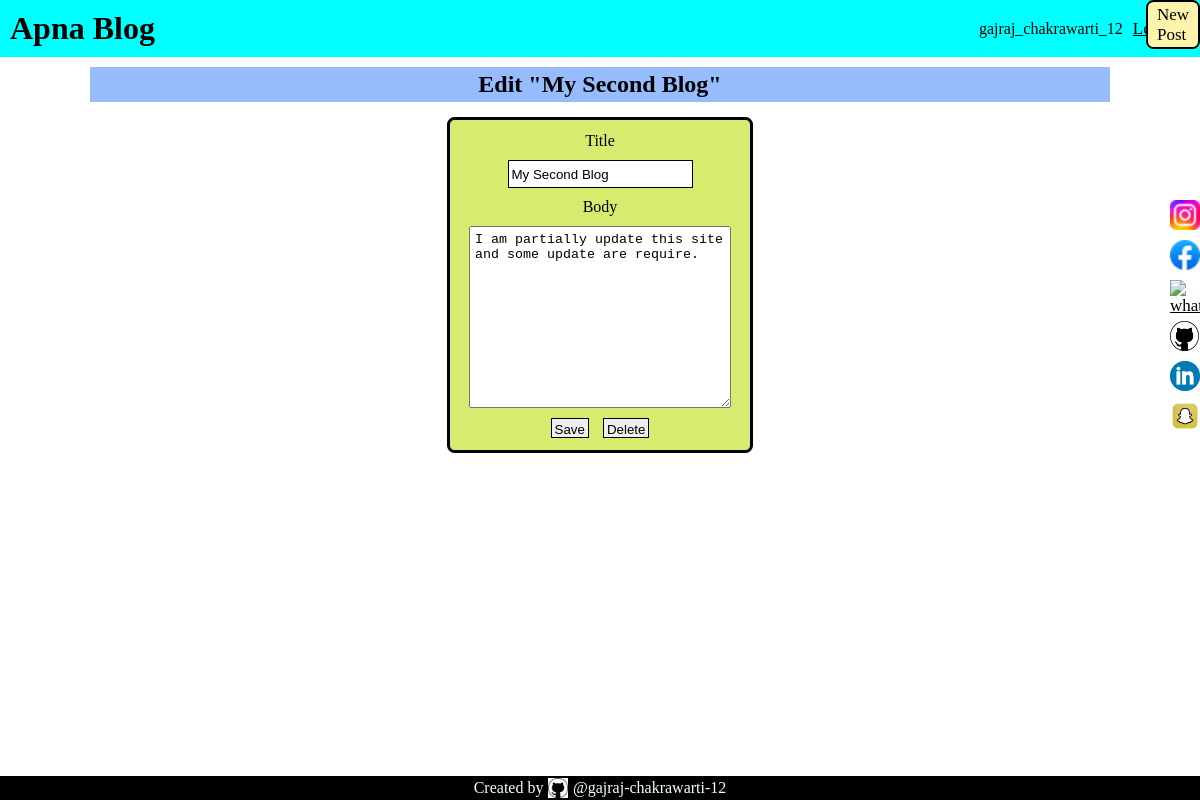
The page /2/update (signed in) on the database its author committed.
### tables this page shows
CREATE TABLE user (
  id INTEGER PRIMARY KEY AUTOINCREMENT,
  first_name VARCHAR(20) NOT NULL,
  last_name VARCHAR(20) NOT NULL,
  phone_number INTEGER(10) UNIQUE NOT NULL,
  email TEXT UNIQUE NOT NULl,
  username TEXT UNIQUE NOT NULL,
  password TEXT NOT NULL
);

CREATE TABLE post (
  id INTEGER PRIMARY KEY AUTOINCREMENT,
  author_id INTEGER NOT NULL,
  created TIMESTAMP NOT NULL DEFAULT CURRENT_TIMESTAMP,
  title TEXT NOT NULL,
  body TEXT NOT NULL,
  FOREIGN KEY (author_id) REFERENCES user (id)
);

### flaskr/blog.py (the view, shortened to what this page needs)
@bp.route('/<int:id>/update', methods=('GET', 'POST'))
@login_required
def update(id):
    post = get_post(id)
    return render_template('blog/update.html', post=post)

### flaskr/auth.py (called while the page is built)
@bp.before_app_request
def load_logged_in_user():
    user_id = session.get('user_id')
    if user_id is None:
        g.user = None
    else:
        g.user = get_db().execute(
            'SELECT * FROM user WHERE id = ?', (user_id,)
        ).fetchone()

def login_required(view):
    @functools.wraps(view)
    def wrapped_view(**kwargs):
        if g.user is None:
            return redirect(url_for('auth.login'))
        return view(**kwargs)
    return wrapped_view

### flaskr/blog.py (called while the page is built)
def get_post(id, check_author=True):
    post = get_db().execute(
        'SELECT p.id, title, body, created, author_id, username'
        ' FROM post p JOIN user u ON p.author_id = u.id'
        ' WHERE p.id = ?',
        (id,)
    ).fetchone()
    if post is None:
        abort(404, f"Post id {id} doesn't exist.")
    if check_author and post['author_id'] != g.user['id']:
        abort(403)
    return post

### flaskr/db.py (called while the page is built)
def get_db():
    if 'db' not in g:
        g.db = sqlite3.connect(
            current_app.config['DATABASE'],
            detect_types=sqlite3.PARSE_DECLTYPES
        )
        g.db.row_factory = sqlite3.Row
    return g.db

### flaskr/templates/blog/update.html
{% extends 'base.html' %}
{% block header %}
<h1>{% block title %}Edit "{{ post['title'] }}"{% endblock %}</h1>
{% endblock %}
{% block content %}
<div id="from">
  <form method="post">
    <label for="title">Title</label>
    <input name="title" id="title" value="{{ request.form['title'] or post['title'] }}" required>
    <label for="body">Body</label>
    <textarea name="body" id="body">{{ request.form['body'] or post['body'] }}</textarea>
    <div>
      <input type="submit" value="Save" style="margin: 0px 10px 0px 0px;">
      <form action="{{ url_for('blog.delete', id=post['id']) }}" method="post">
        <input class="danger" type="submit" value="Delete" onclick="return confirm('Are you sure?');">
      </form>
    </div>
  </form>
</div>
{% endblock %}

### flaskr/templates/base.html (shortened to what this page needs)
<!DOCTYPE html>
<html lang="en">
<head>
  <link rel="stylesheet" href="{{ url_for('static', filename='style.css')}}">
</head>
<body>
  <header id="header">
    <div class="headerdiv">
      {% if name %} <h1> {{ name }} </h1> {% else %} <h1>Apna Blog</h1> {% endif %}
    </div>
    <div class="headerdiv" id="headerdiv1">
      {% if g.user %}
      <object>{{ g.user['username'] }}</object>
      <a href="{{ url_for('auth.logout') }}">Log Out</a>
      {% else %}
      <a href="/auth/register">Register</a>
      <a href="/auth/login">Log In</a>
      {% endif %}
    </div>
  </header>
  {% if g.user %}
  <div class="new"> <a class="action" href="{{ url_for('blog.create') }}">New<br>Post</a></div>
  {% endif %}
  <div id="connectLink">
    <a href="https://www.instagram.com/gajraj_chakrawarti_12/"><img src="{{url_for('static',filename='instagram.png')}}"
        alt="instagram" id="instagram" class="img"></a>
    <a href="https://www.facebook.com/gajrajchakrawarti12"><img src="{{url_for('static',filename='facebook.png')}}"
        alt="facebook" id="facebook" class="img"></a>
    <a href="https://wa.me/qr/HBXBMXPYCLECN1"><img src="{{url_for('static',filename='whatsapp.png')}}" alt="whatsapp"
        id="whatsapp" class="img"></a>
    <a href="https://github.com/gajraj-chakrawarti-12"><img src="{{url_for('static',filename='github.png')}}"
        alt="github" class="img"></a>
    <a href="https://www.linkedin.com/in/gajraj-chakrawarti-356298297"><img
        src="{{url_for('static',filename='linkedin.png')}}" alt="linkedin" id="linkedin" class="img"></a>
    <a href="https://www.snapchat.com/add/chakravarti6687?share_id=ePaXTK3In34&locale=en-US"><img
        src="{{url_for('static',filename='snapchat.png')}}" alt="snapchat" id="snapchat" class="img"></a>
  </div>
  <div id="posts">
    <section class="content">
      <header>
        {% block header %}{% endblock %}
      </header>
      {% block content %}{% endblock %}
    </section>
  </div>
  <footer>
    <div id="footerdiv">
      <p>Created by </p><img src="{{url_for('static',filename='github.png')}}" alt="github" id="github">
      <p>@gajraj-chakrawarti-12</p>
    </div>
  </footer>
</body>
</html>

### flaskr/static/style.css (style rules this page uses)
* { margin: 0px; padding: 0px; }
#header { display: flex; background-color: cyan; }
.headerdiv { width: 50%; padding: 10px; display: flex; flex-wrap: wrap; align-items: center; gap: 10px; }
#headerdiv1 { justify-content: right; }
a { color: rgb(0, 0, 0); font-size: 17px; }
#connectLink { mix-blend-mode: multiply; display: flex; flex-direction: column; gap: 5px; width: 30px; height: auto; position: fixed; right: 0px; top: 25%; }
.img { height: 30px; object-fit: contain; }
#posts { display: flex; flex-wrap: wrap; justify-content: center; }
.posts, .content { width: 85%; }
.content>header { background-color: rgb(150, 188, 253); color: rgb(0, 0, 0); height: 35px; display: flex; justify-content: center; align-items: center; margin-top: 10px; }
#from, form { display: flex; flex-wrap: wrap; flex-direction: column; justify-content: center; align-items: center; }
form { gap: 10px; background-color: rgb(216, 235, 111); width: 300px; padding: 12px 0px; margin: 15px; border: 3px solid black; border-radius: 7.5px; }
input { height: 20px; padding: 3px; border: 1px solid black; }
footer { position: fixed; bottom: 0px; width: 100%; background-color: black; height: 24px; }
#footerdiv { display: flex; justify-content: center; color: azure; align-items: center; }
#github { height: 20px; padding: 2px 5px; }
textarea { width: 250px; height: 170px; padding: 5px; }
.new { display: flex; flex-wrap: wrap; position: fixed; background-color: rgb(252, 244, 170); height: 45px; width: 50px; justify-content: center; align-items: center; border: 2px solid black; border-radius: 7.5px; top: 0px; right: 0%; }
.new>a { text-decoration: none; }

### rows shown on the page
user: user.username "gajraj_chakrawarti_12"
post: title "My Second Blog", body "I am partially update this site and some update are require."
